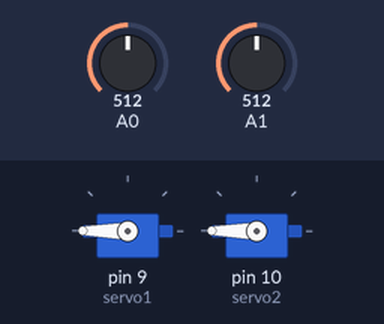
This sketch was run on a simulated Arduino Uno, built with avr-gcc and run on an emulated ATmega328P. Shown: 2 × servo. The test bench sets the inputs (shaded band); at power-on: A0 = 512, A1 = 512. What the sketch prints to the serial monitor is not drawn.

Above: at 1.2 s.
1.3 s: A0 set to 583
4.3 s: A0 set to 617
7.3 s: A1 set to 485
Timing chart, 0 to 10.3 s (numbered marks = the images above; inputs shaded):
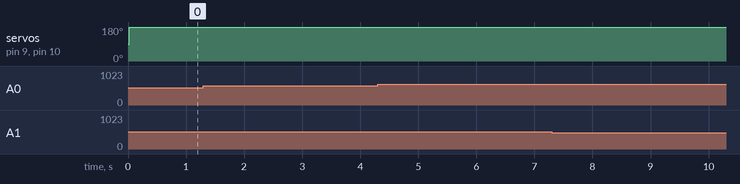

The sketch:

Conveyor_Separate_object_by_length.ino
```cpp
int sensbaca1,sensbaca2;
bool sens1,sens2;
float waktu1,waktu2,panjang,kecepatan;
bool waktu1_on,waktu2_on;
long count1,count2;


//set servo--------------------------
#include <Servo.h>
Servo servo1;
Servo servo2;
//-----------------------------------

const float jarak=100; //---------jarak kedua sensor dalam milimeter

void setup() {
  // put your setup code here, to run once:
Serial.begin(9600);
servo1.attach(9);
servo2.attach(10);
}
//-----------------------------------

void loop() {

//---------- set nilai baca sens1 dan sens2----------
sensbaca1=analogRead(A0);//membaca nilai sens1 dalam analog
sensbaca2=analogRead(A1);//membaca nilai sens2 dalam analog
Serial.print("s1= ");Serial.print(sensbaca1);
Serial.print(" s2= ");Serial.print(sensbaca2);
if (sensbaca1>600){
sens1=true;
}else{
sens1=false;
}
if (sensbaca2>500){
sens2=true;
}else{
sens2=false;
}

//---------------------------------------------------
//---------------------------------------------------

Serial.print(" c1= "),Serial.print(count1);
Serial.print(" c2= "),Serial.print(count2);
Serial.print(" sens1= ");Serial.print(sens1);
Serial.print(" sens2= ");Serial.print(sens2);

//-----------waktu baca kecepatan---------------
//----------------------------------------------
  if (sens1==true){
    if(waktu1_on==false){
      waktu1_on=true;
    }
  }

  if (sens2==true){
    if (waktu1_on==true){
      waktu1_on=false;
      }
  }

  if (waktu1_on==true){
    count1++;
    }
  if (waktu1_on==false){
    if(count1!=0){
      waktu1= count1;//----------ambil waktu kecepatan dalam milisecond
    }
    count1=0;
    }
//-----------waktu baca panjang------------------
//-----------------------------------------------

if (sens1==true){
  waktu2_on=true;
  }else{
    waktu2_on=false;
  }

  if(waktu2_on==true){
    count2++;
  }else{
      if(count2!=0){
        waktu2 = float(count2)/1000;  //-------ambil waktu panjang second
      }count2=0;
  }

//-------mendapatkan nilai waktu1-----------------
//------------------------------------------------
 Serial.print(" waktu= ");Serial.print(waktu1);
//------------------------------------------------

 //mendapatkan nilai kecepatan
 kecepatan = jarak/waktu1;
 Serial.print(" v= ");Serial.print(kecepatan);//----kecepatan dalam m/s

//-----------------------------------------------
//-------------get panjang-----------------------

//mendapatkan nilai waktu2
 Serial.print(" t= ");Serial.print(waktu2);

//mendapatkan nilai panjang
 panjang = kecepatan*waktu2;//----panjang dalam meter
 Serial.print(" p= ");Serial.println(panjang);
 delay(1);

 //kondisi seleksi object------------------------
 //kondisi 1
 if(panjang<0.05){
  servo1.write(180);
  servo2.write(180);
 }else if(panjang<0.12){
  servo1.write(110);
  servo2.write(180);
 }else if(panjang<0.16){
  servo1.write(180);
  servo2.write(110);
 }else{
  servo1.write(180);
  servo2.write(180);
 }
 //---------------------------------------------
 //---------------------------------------------

}
```

Measured:
- after the input at 1.3 s, every drawn part: stays the same
- after the input at 4.3 s, every drawn part: stays the same
- after the input at 7.3 s, every drawn part: stays the same
